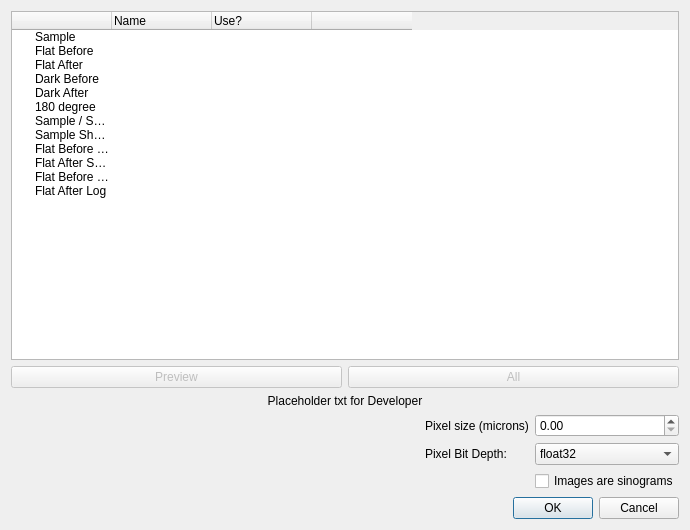
<?xml version="1.0" encoding="UTF-8"?>
<ui version="4.0">
 <class>Dialog</class>
 <widget class="QDialog" name="Dialog">
  <property name="geometry">
   <rect>
    <x>0</x>
    <y>0</y>
    <width>690</width>
    <height>530</height>
   </rect>
  </property>
  <property name="windowTitle">
   <string>Load</string>
  </property>
  <layout class="QVBoxLayout" name="verticalLayout">
   <item>
    <widget class="QTreeWidget" name="tree">
     <property name="expandsOnDoubleClick">
      <bool>true</bool>
     </property>
     <attribute name="headerVisible">
      <bool>true</bool>
     </attribute>
     <attribute name="headerHighlightSections">
      <bool>false</bool>
     </attribute>
     <attribute name="headerStretchLastSection">
      <bool>false</bool>
     </attribute>
     <column>
      <property name="text">
       <string> </string>
      </property>
     </column>
     <column>
      <property name="text">
       <string>Name</string>
      </property>
     </column>
     <column>
      <property name="text">
       <string>Use?</string>
      </property>
     </column>
     <column>
      <property name="text">
       <string> </string>
      </property>
     </column>
     <item>
      <property name="text">
       <string>Sample</string>
      </property>
      <property name="text">
       <string/>
      </property>
      <property name="text">
       <string/>
      </property>
      <property name="text">
       <string/>
      </property>
     </item>
     <item>
      <property name="text">
       <string>Flat Before</string>
      </property>
      <property name="text">
       <string/>
      </property>
      <property name="text">
       <string/>
      </property>
      <property name="text">
       <string/>
      </property>
     </item>
     <item>
      <property name="text">
       <string>Flat After</string>
      </property>
     </item>
     <item>
      <property name="text">
       <string>Dark Before</string>
      </property>
      <property name="text">
       <string/>
      </property>
      <property name="text">
       <string/>
      </property>
      <property name="text">
       <string/>
      </property>
     </item>
     <item>
      <property name="text">
       <string>Dark After</string>
      </property>
     </item>
     <item>
      <property name="text">
       <string>180 degree</string>
      </property>
      <property name="text">
       <string/>
      </property>
      <property name="text">
       <string/>
      </property>
      <property name="text">
       <string/>
      </property>
     </item>
     <item>
      <property name="text">
       <string>Sample / Spectra Log</string>
      </property>
      <property name="text">
       <string/>
      </property>
      <property name="text">
       <string/>
      </property>
      <property name="text">
       <string/>
      </property>
     </item>
     <item>
        <property name="text">
            <string>Sample Shutter Counts</string>
        </property>
     </item>
     <item>
        <property name="text">
            <string>Flat Before Shutter Counts</string>
        </property>
    </item>
     <item>
        <property name="text">
            <string>Flat After Shutter Counts</string>
        </property>
     </item>
     <item>
    <property name="text">
            <string>Flat Before Log</string>
      </property>
    </item>
    <item>
        <property name="text">
            <string>Flat After Log</string>
        </property>
    </item>
    </widget>
   </item>
   <item>
    <layout class="QVBoxLayout" name="verticalLayout_5">
     <item>
      <layout class="QHBoxLayout" name="horizontalLayout_3">
       <item>
        <widget class="QPushButton" name="step_preview">
         <property name="enabled">
          <bool>false</bool>
         </property>
         <property name="text">
          <string>Preview</string>
         </property>
        </widget>
       </item>
       <item>
        <widget class="QPushButton" name="step_all">
         <property name="enabled">
          <bool>false</bool>
         </property>
         <property name="text">
          <string>All</string>
         </property>
        </widget>
       </item>
      </layout>
     </item>
    </layout>
   </item>
   <item>
    <widget class="QLabel" name="expectedResourcesLabel">
     <property name="text">
      <string>Placeholder txt for Developer</string>
     </property>
     <property name="alignment">
      <set>Qt::AlignCenter</set>
     </property>
    </widget>
   </item>
   <item>
    <layout class="QGridLayout" name="gridLayout">
     <item row="1" column="2">
      <widget class="QComboBox" name="pixel_bit_depth">
       <property name="editable">
        <bool>false</bool>
       </property>
       <property name="currentIndex">
        <number>0</number>
       </property>
       <item>
        <property name="text">
         <string>float32</string>
        </property>
       </item>
       <item>
        <property name="text">
         <string>float64</string>
        </property>
       </item>
      </widget>
     </item>
     <item row="2" column="2">
      <widget class="QCheckBox" name="images_are_sinograms">
       <property name="text">
        <string>Images are sinograms</string>
       </property>
      </widget>
     </item>
     <item row="1" column="0">
      <spacer name="horizontalSpacer">
       <property name="orientation">
        <enum>Qt::Horizontal</enum>
       </property>
       <property name="sizeHint" stdset="0">
        <size>
         <width>40</width>
         <height>20</height>
        </size>
       </property>
      </spacer>
     </item>
     <item row="1" column="1">
      <widget class="QLabel" name="label_pixel_bit_depth">
       <property name="text">
        <string>Pixel Bit Depth:</string>
       </property>
      </widget>
     </item>
     <item row="0" column="2">
      <widget class="QDoubleSpinBox" name="pixelSize">
       <property name="maximum">
        <double>99999.000000000000000</double>
       </property>
      </widget>
     </item>
     <item row="0" column="1">
      <widget class="QLabel" name="label">
       <property name="toolTip">
        <string>Set pixel size to automatically compute linear attenuation after reconstruction. If left 0 the reconstruction will be output in gray values</string>
       </property>
       <property name="text">
        <string>Pixel size (microns)</string>
       </property>
      </widget>
     </item>
    </layout>
   </item>
   <item>
    <widget class="QDialogButtonBox" name="buttonBox">
     <property name="orientation">
      <enum>Qt::Horizontal</enum>
     </property>
     <property name="standardButtons">
      <set>QDialogButtonBox::Cancel|QDialogButtonBox::Ok</set>
     </property>
    </widget>
   </item>
  </layout>
 </widget>
 <resources/>
 <connections>
  <connection>
   <sender>buttonBox</sender>
   <signal>accepted()</signal>
   <receiver>Dialog</receiver>
   <slot>accept()</slot>
   <hints>
    <hint type="sourcelabel">
     <x>248</x>
     <y>254</y>
    </hint>
    <hint type="destinationlabel">
     <x>157</x>
     <y>274</y>
    </hint>
   </hints>
  </connection>
  <connection>
   <sender>buttonBox</sender>
   <signal>rejected()</signal>
   <receiver>Dialog</receiver>
   <slot>reject()</slot>
   <hints>
    <hint type="sourcelabel">
     <x>316</x>
     <y>260</y>
    </hint>
    <hint type="destinationlabel">
     <x>286</x>
     <y>274</y>
    </hint>
   </hints>
  </connection>
 </connections>
</ui>
